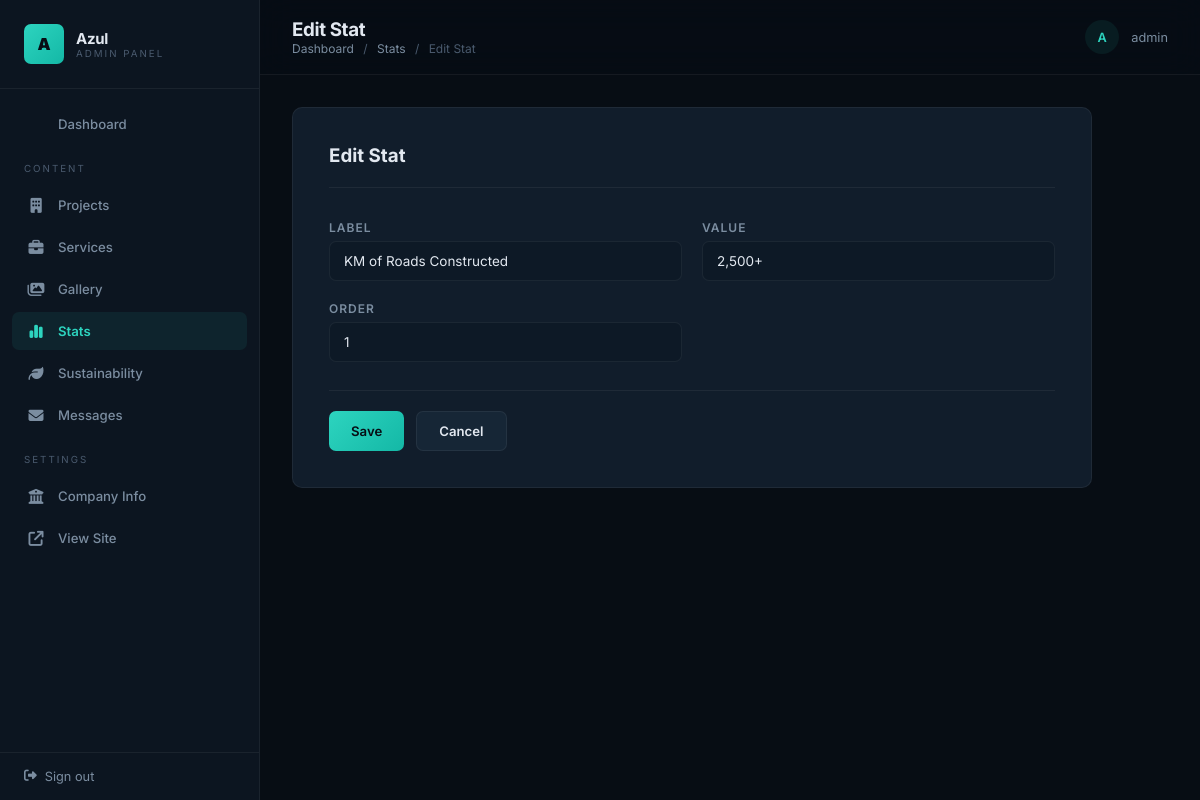
The page /manage/admin/stats/1/edit/ (signed in) on the database its author committed.
### core/models.py (models this page shows, shortened)
class Stat(models.Model):
    label = models.CharField(max_length=200)
    value = models.CharField(max_length=100)
    order = models.PositiveIntegerField(default=0)
    class Meta:
        ordering = ['order']

### dashboard/views.py (the view)
# urls.py: path('stats/<int:pk>/edit/', views.stat_edit, name='dashboard_stat_edit'),
@login_required(login_url='dashboard_login')
@superuser_required
def stat_edit(request, pk):
    stat = get_object_or_404(Stat, pk=pk)
    if request.method == 'POST':
        form = StatForm(request.POST, instance=stat)
        if form.is_valid():
            form.save()
            messages.success(request, 'Stat updated.')
            return redirect('dashboard_stats')
    else:
        form = StatForm(instance=stat)
    return render(request, 'dashboard/stats/form.html', {'form': form, 'title': 'Edit Stat'})

### dashboard/forms.py
class StatForm(forms.ModelForm):
    class Meta:
        model = Stat
        fields = '__all__'

### core/context_processors.py (called while the page is built)
def company_context(request):
    return {'company': CompanyInfo.objects.first()}

### dashboard/views.py (called while the page is built)
def superuser_required(view_func):
    return user_passes_test(lambda u: u.is_superuser, login_url='dashboard_login')(view_func)

### templates/dashboard/stats/form.html (shortened to what this page needs)
{% extends 'dashboard/base.html' %}
{% block header_title %}{{ title }}{% endblock %}
{% block breadcrumb %}<a href="{% url 'dashboard_home' %}">Dashboard</a> <span>/</span> <a href="{% url 'dashboard_stats' %}">Stats</a> <span>/</span> {{ title }}{% endblock %}
{% block dashboard_content %}
<div class="form-card">
    <div class="form-card__header">
        <h2 class="form-card__title">{{ title }}</h2>
    </div>
    <form method="post">
        <div class="form-grid">
            {% for field in form %}
            <div class="form-group">
                <label for="{{ field.id_for_label }}">{{ field.label }}</label>
                {{ field }}
            </div>
            {% endfor %}
        </div>
        <div class="form-actions">
            <button type="submit" class="btn btn--primary">Save</button>
            <a href="{% url 'dashboard_stats' %}" class="btn btn--secondary">Cancel</a>
        </div>
    </form>
</div>
{% endblock %}

### templates/dashboard/base.html (shortened to what this page needs)
<!DOCTYPE html>
<html lang="en">
<head>
    <link rel="stylesheet" href="https://cdnjs.cloudflare.com/ajax/libs/font-awesome/6.5.1/css/all.min.css">
</head>
<body>
    <aside class="sidebar">
        <div class="sidebar__brand">
            <div class="sidebar__brand-icon">A</div>
            <div>
                <div class="sidebar__brand-text">Azul</div>
                <div class="sidebar__brand-sub">Admin Panel</div>
            </div>
        </div>
        <nav class="sidebar__nav">
            <a href="{% url 'dashboard_home' %}" class="sidebar__link {% if request.resolver_match.url_name == 'dashboard_home' %}active{% endif %}">
                 Dashboard
            </a>
            <div class="sidebar__section">Content</div>
            <a href="{% url 'dashboard_projects' %}" class="sidebar__link {% if 'project' in request.resolver_match.url_name %}active{% endif %}">
                <i class="fa-solid fa-building"></i> Projects
            </a>
            <a href="{% url 'dashboard_services' %}" class="sidebar__link {% if 'service' in request.resolver_match.url_name %}active{% endif %}">
                <i class="fa-solid fa-briefcase"></i> Services
            </a>
            <a href="{% url 'dashboard_gallery' %}" class="sidebar__link {% if 'gallery' in request.resolver_match.url_name %}active{% endif %}">
                <i class="fa-solid fa-images"></i> Gallery
            </a>
            <a href="{% url 'dashboard_stats' %}" class="sidebar__link {% if 'stat' in request.resolver_match.url_name %}active{% endif %}">
                <i class="fa-solid fa-chart-simple"></i> Stats
            </a>
            <a href="{% url 'dashboard_sustainability' %}" class="sidebar__link {% if 'sustainability' in request.resolver_match.url_name %}active{% endif %}">
                <i class="fa-solid fa-leaf"></i> Sustainability
            </a>
            <a href="{% url 'dashboard_contact_messages' %}" class="sidebar__link {% if 'message' in request.resolver_match.url_name %}active{% endif %}">
                <i class="fa-solid fa-envelope"></i> Messages
            </a>
            <div class="sidebar__section">Settings</div>
            <a href="{% url 'dashboard_company' %}" class="sidebar__link {% if 'company' in request.resolver_match.url_name %}active{% endif %}">
                <i class="fa-solid fa-building-columns"></i> Company Info
            </a>
            <a href="{% url 'home' %}" class="sidebar__link" target="_blank">
                <i class="fa-solid fa-arrow-up-right-from-square"></i> View Site
            </a>
        </nav>
        <div class="sidebar__footer">
            <a href="{% url 'dashboard_logout' %}">
                <i class="fa-solid fa-right-from-bracket"></i> Sign out
            </a>
        </div>
    </aside>
    <div class="main">
        <header class="main__header">
            <div>
                <h1 class="main__title">{% block header_title %}Dashboard{% endblock %}</h1>
                <div class="main__breadcrumb">{% block breadcrumb %}{% endblock %}</div>
            </div>
            <div class="main__user">
                <div class="main__user-avatar">{{ request.user.username|first|upper }}</div>
                {{ request.user.username }}
            </div>
        </header>
        <div class="main__content">
            {% block dashboard_content %}{% endblock %}
        </div>
    </div>
</body>
</html>

### rows shown on the page
Stat: form "KM of Roads Constructed" "2,500+" "1"

### other values the page prints
{{ title }} "Edit Stat"
{{ request.user.username|first|upper }} "A"
{{ request.user.username }} "admin"
{{ field.label }} "LABEL" "VALUE" "ORDER"
